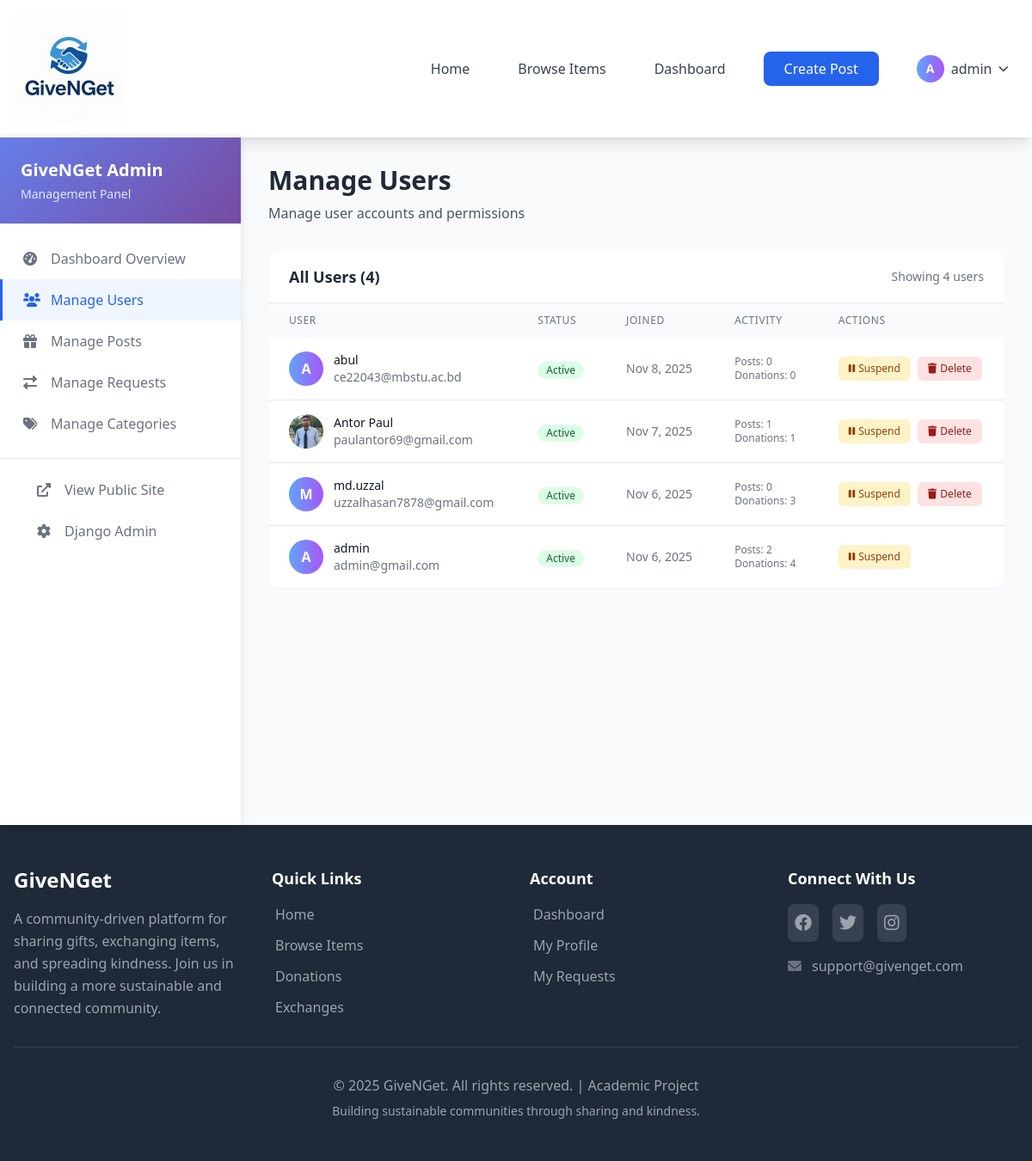
The app's page /dashboard/?section=users (signed in), older data.
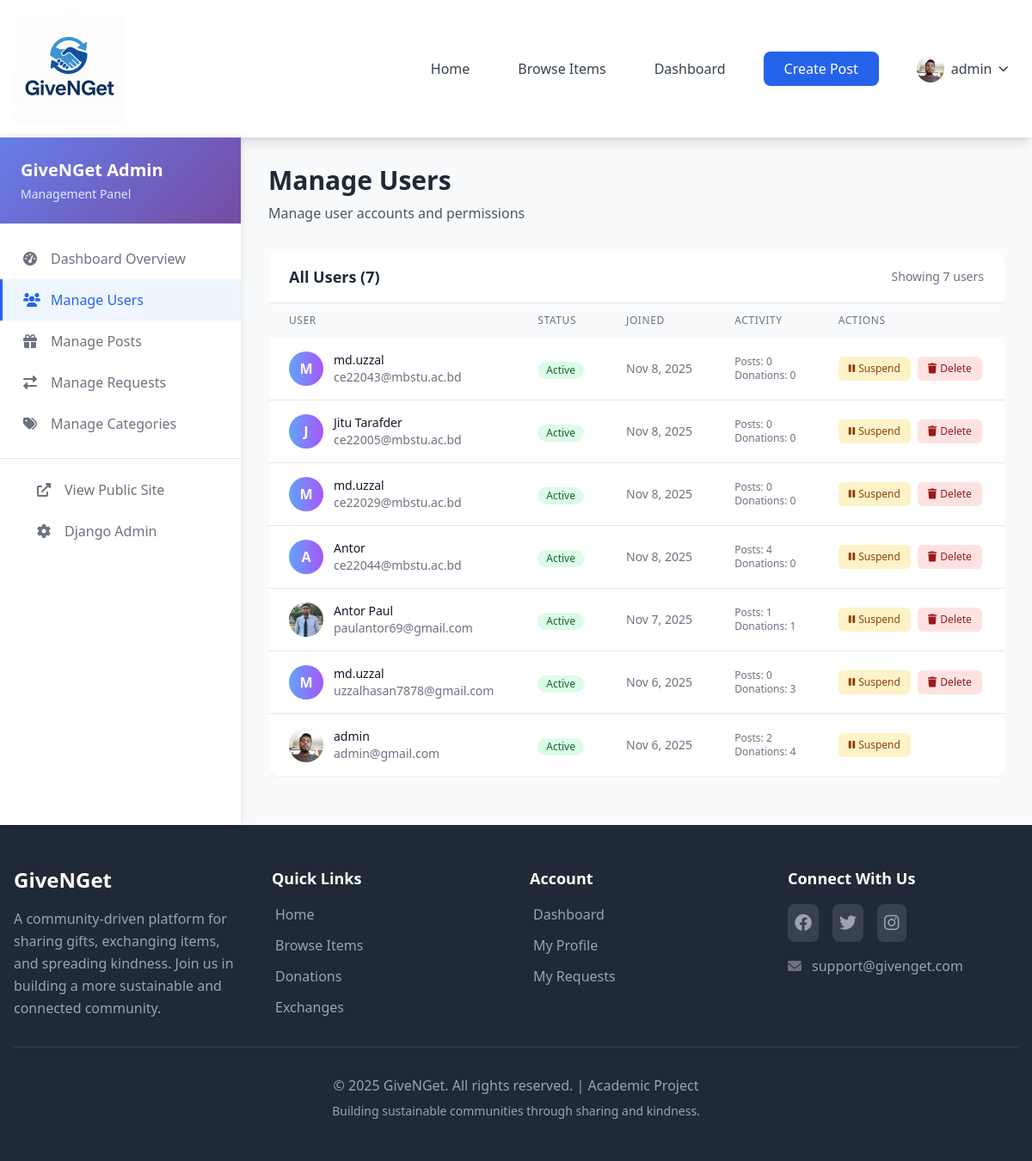
The same page, newer data.
### users/models.py (models this page shows, shortened)
class User(AbstractUser):
    username = None
    STATUS_CHOICES = [
        ('active', 'Active'),
        ('inactive', 'Inactive'),
        ('suspended', 'Suspended'),
    ]
    name = models.CharField(max_length=150)
    email = models.EmailField(unique=True)
    phone = models.CharField(
        max_length=15,
        blank=True,
        null=True,
        validators=[RegexValidator(
            regex=r'^(?:\+?88)?01[3-9]\d{8}$',
            message="Enter a valid Bangladeshi phone number"
        )]
    )
    status = models.CharField(max_length=10, choices=STATUS_CHOICES, default='active')
    profile_photo = models.ImageField(upload_to='profile_photos/', null=True, blank=True)
    address = models.TextField(blank=True)
    total_donations = models.PositiveIntegerField(default=0)
    completed_donations = models.PositiveIntegerField(default=0)  # Changed from completed_transactions
    completed_exchanges = models.PositiveIntegerField(default=0)  # New field for exchanges
    groups = models.ManyToManyField(
        'auth.Group',
        related_name='custom_user_groups',
        blank=True,
        help_text='The groups this user belongs to.'
    )
    user_permissions = models.ManyToManyField(
        'auth.Permission',
        related_name='custom_user_permissions',
        blank=True,
        help_text='Specific permissions for this user.'
    )
    USERNAME_FIELD = 'email'
    REQUIRED_FIELDS = ['name']
    objects = CustomUserManager()

### users/views.py (the view)
# urls.py: path('dashboard/', views.dashboard, name='dashboard'),
@login_required
def dashboard(request):
    user = request.user
    context = {'user': user}
    if user.is_active and (user.is_staff or user.is_superuser):
        return admin_dashboard(request)
    return user_dashboard(request)

### users/views.py (called while the page is built, shortened)
def get_admin_users_data(request):
    users = User.objects.all().order_by('-date_joined')
    return {'users': users}

### users/templates/admin_dashboard.html (shortened to what this page needs)
{% extends 'base.html' %}
{% load admin_filters %}
{% load static %}
{% block extra_css %}
<link href="https://cdn.jsdelivr.net/npm/chart.js@3.9.1/dist/chart.min.css" rel="stylesheet">
{% endblock %}
{% block content %}
<div class="dashboard-container">
    <div class="sidebar">
        <div class="sidebar-header">
            <h2 class="text-xl font-bold">GiveNGet Admin</h2>
            <p class="text-blue-100 text-sm mt-1">Management Panel</p>
        </div>
        <div class="sidebar-menu">
            <a href="?section=overview" class="menu-item {% if active_section == 'overview' %}active{% endif %}">
                <i class="fas fa-tachometer-alt"></i>
                Dashboard Overview
            </a>
            <a href="?section=users" class="menu-item {% if active_section == 'users' %}active{% endif %}">
                <i class="fas fa-users"></i>
                Manage Users
            </a>
            <a href="?section=posts" class="menu-item {% if active_section == 'posts' %}active{% endif %}">
                <i class="fas fa-gift"></i>
                Manage Posts
            </a>
            <a href="?section=requests" class="menu-item {% if active_section == 'requests' %}active{% endif %}">
                <i class="fas fa-exchange-alt"></i>
                Manage Requests
            </a>
            <a href="?section=categories" class="menu-item {% if active_section == 'categories' %}active{% endif %}">
                <i class="fas fa-tags"></i>
                Manage Categories
            </a>
            <div class="px-4 py-3 mt-4 border-t">
                <a href="{% url 'post_list' %}" class="menu-item">
                    <i class="fas fa-external-link-alt"></i>
                    View Public Site
                </a>
                <a href="/admin/" class="menu-item">
                    <i class="fas fa-cog"></i>
                    Django Admin
                </a>
            </div>
        </div>
    </div>
    <div class="main-content">
        <div id="users-section" class="content-section {% if active_section == 'users' %}active{% endif %}">
            {% include 'admin_sections/users.html' %}
        </div>
    </div>
</div>
{% endblock %}

### Upohar/templates/base.html (shortened to what the changed rows need)
{% load static %}
<!DOCTYPE html>
<html lang="en">
<head>
    <link rel="preload" href="https://cdnjs.cloudflare.com/ajax/libs/font-awesome/6.0.0/css/all.min.css" as="style" onload="this.onload=null;this.rel='stylesheet'">
    <script src="https://cdn.tailwindcss.com"></script>
    <link rel="stylesheet" href="https://cdnjs.cloudflare.com/ajax/libs/font-awesome/6.0.0/css/all.min.css">
    {% block extra_css %}{% endblock %}
</head>
<body class="bg-gray-50">
    <nav class="bg-white shadow-lg sticky top-0 z-50 transition-all duration-300" aria-label="Main navigation">
        <div class="max-w-7xl mx-auto px-4">
            <div class="flex justify-between items-center py-4">
                <div class="hidden md:flex items-center space-x-8">
                    {% if user.is_authenticated %}
                        <a href="{% url 'dashboard' %}"
                           class="text-gray-700 hover:text-blue-600 font-medium transition duration-300 focus:outline-none focus:text-blue-600 rounded-lg px-3 py-2">
                            Dashboard
                        </a>
                        <a href="{% url 'create_post' %}"
                           class="bg-blue-600 hover:bg-blue-700 text-white px-6 py-2 rounded-lg font-medium transition duration-300 focus:outline-none focus:ring-2 focus:ring-blue-500 focus:ring-offset-2">
                            Create Post
                        </a>
                        <div class="relative group" x-data="{ open: false }">
                            <button class="flex items-center space-x-2 text-gray-700 hover:text-blue-600 font-medium transition duration-300 focus:outline-none focus:text-blue-600 rounded-lg px-3 py-2"
                                    @click="open = !open"
                                    aria-expanded="false"
                                    aria-haspopup="true"
                                    :aria-expanded="open.toString()">
                                {% if user.profile_photo %}
                                    <img src="{{ user.profile_photo.url }}"
                                         alt="{{ user.name }}'s profile photo"
                                         class="w-8 h-8 rounded-full object-cover"
                                         onerror="this.style.display='none'; this.nextElementSibling.style.display='flex';">
                                {% endif %}
                                <div class="w-8 h-8 bg-gradient-to-r from-blue-400 to-purple-500 rounded-full flex items-center justify-center text-white text-sm font-semibold {% if user.profile_photo %}hidden{% endif %}">
                                    {{ user.name|first|upper }}
                                </div>
                                <span>{{ user.name }}</span>
                                <i class="fas fa-chevron-down text-xs transition-transform duration-300" :class="{'rotate-180': open}"></i>
                            </button>
                        </div>
                    {% endif %}
                </div>
            </div>
        </div>
    </nav>
    <main id="main-content">
        {% block content %}{% endblock %}
    </main>
</body>
</html>

### users/templates/admin_sections/users.html (shortened to what the changed rows need)
<div class="mb-8">
    <h1 class="text-3xl font-bold text-gray-800">Manage Users</h1>
</div>
<div class="bg-white rounded-xl shadow-sm overflow-hidden">
    <div class="px-6 py-4 border-b border-gray-200">
        <div class="flex justify-between items-center">
            <h2 class="text-lg font-semibold text-gray-800">All Users ({{ users.count }})</h2>
            <div class="text-sm text-gray-500">
                Showing {{ users.count }} users
            </div>
        </div>
    </div>
    <div class="overflow-x-auto">
        <table class="w-full">
            <thead class="bg-gray-50">
                <tr>
                    <th class="px-6 py-3 text-left text-xs font-medium text-gray-500 uppercase tracking-wider">User</th>
                    <th class="px-6 py-3 text-left text-xs font-medium text-gray-500 uppercase tracking-wider">Status</th>
                    <th class="px-6 py-3 text-left text-xs font-medium text-gray-500 uppercase tracking-wider">Joined</th>
                    <th class="px-6 py-3 text-left text-xs font-medium text-gray-500 uppercase tracking-wider">Activity</th>
                    <th class="px-6 py-3 text-left text-xs font-medium text-gray-500 uppercase tracking-wider">Actions</th>
                </tr>
            </thead>
            <tbody class="bg-white divide-y divide-gray-200">
                {% for user in users %}
                <tr class="hover:bg-gray-50">
                    <td class="px-6 py-4 whitespace-nowrap">
                        <div class="flex items-center">
                            {% if user.profile_photo %}
                            <img src="{{ user.profile_photo.url }}" class="w-10 h-10 rounded-full object-cover mr-3">
                            {% else %}
                            <div class="w-10 h-10 bg-gradient-to-r from-blue-400 to-purple-500 rounded-full flex items-center justify-center text-white font-semibold mr-3">
                                {{ user.name|first|upper }}
                            </div>
                            {% endif %}
                            <div>
                                <div class="text-sm font-medium text-gray-900">{{ user.name }}</div>
                                <div class="text-sm text-gray-500">{{ user.email }}</div>
                            </div>
                        </div>
                    </td>
                    <td class="px-6 py-4 whitespace-nowrap">
                        <span class="inline-flex items-center px-2.5 py-0.5 rounded-full text-xs font-medium
                            {% if user.status == 'active' %}bg-green-100 text-green-800
                            {% elif user.status == 'suspended' %}bg-red-100 text-red-800
                            {% else %}bg-gray-100 text-gray-800{% endif %}">
                            {{ user.get_status_display }}
                        </span>
                    </td>
                    <td class="px-6 py-4 whitespace-nowrap text-sm text-gray-500">
                        {{ user.date_joined|date:"M j, Y" }}
                    </td>
                    <td class="px-6 py-4 whitespace-nowrap text-sm text-gray-500">
                        <div class="text-xs">
                            <div>Posts: {{ user.donated_gifts.count }}</div>
                            <div>Donations: {{ user.completed_donations }}</div>
                        </div>
                    </td>
                    <td class="px-6 py-4 whitespace-nowrap text-sm font-medium">
                        <div class="flex space-x-2">
                            {% if user.status == 'active' %}
                            <form method="post" data-confirm="Are you sure you want to suspend this user?">
                                <button type="submit" name="action" value="suspend" class="action-btn btn-suspend">
                                    <i class="fas fa-pause mr-1"></i>Suspend
                                </button>
                            </form>
                            {% endif %}
                            {% if user != request.user %}
                            <form method="post" data-confirm="Are you sure you want to delete this user? This action cannot be undone.">
                                <button type="submit" name="action" value="delete" class="action-btn btn-delete">
                                    <i class="fas fa-trash mr-1"></i>Delete
                                </button>
                            </form>
                            {% endif %}
                        </div>
                    </td>
                </tr>
                {% endfor %}
            </tbody>
        </table>
    </div>
</div>

Row changes from the older to the newer data that the page shows:
removed User: name|first "A", name "abul", email "ce22043@mbstu.ac.bd", status "Active", date_joined "Nov 8, 2025", donated_gifts.count "0", completed_donations "0"
changed User "admin": profile_photo: picture added; name|first "A" → (not shown)
added User: name|first "M", name "md.uzzal", email "ce22043@mbstu.ac.bd", status "Active", date_joined "Nov 8, 2025", donated_gifts.count "0", completed_donations "0"
added User: name|first "J", name "Jitu Tarafder", email "ce22005@mbstu.ac.bd", status "Active", date_joined "Nov 8, 2025", donated_gifts.count "0", completed_donations "0"
added User: name|first "M", name "md.uzzal", email "ce22029@mbstu.ac.bd", status "Active", date_joined "Nov 8, 2025", donated_gifts.count "0", completed_donations "0"
added User: name|first "A", name "Antor", email "ce22044@mbstu.ac.bd", status "Active", date_joined "Nov 8, 2025", donated_gifts.count "4", completed_donations "0"
Text that changed along with them:
{{ users.count }}: "4" → "7"
